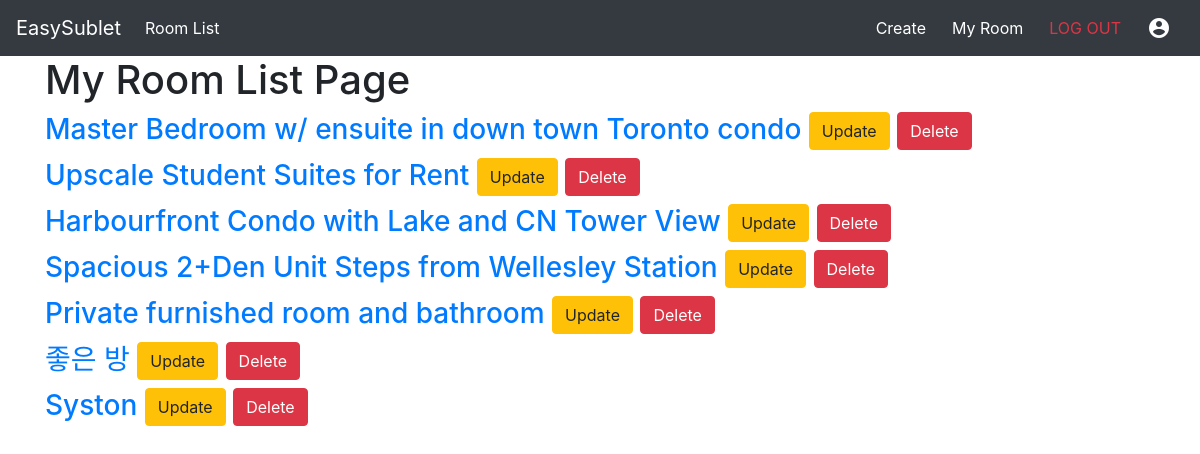
/room/myroom (signed in), run on an earlier commit of the app's database.
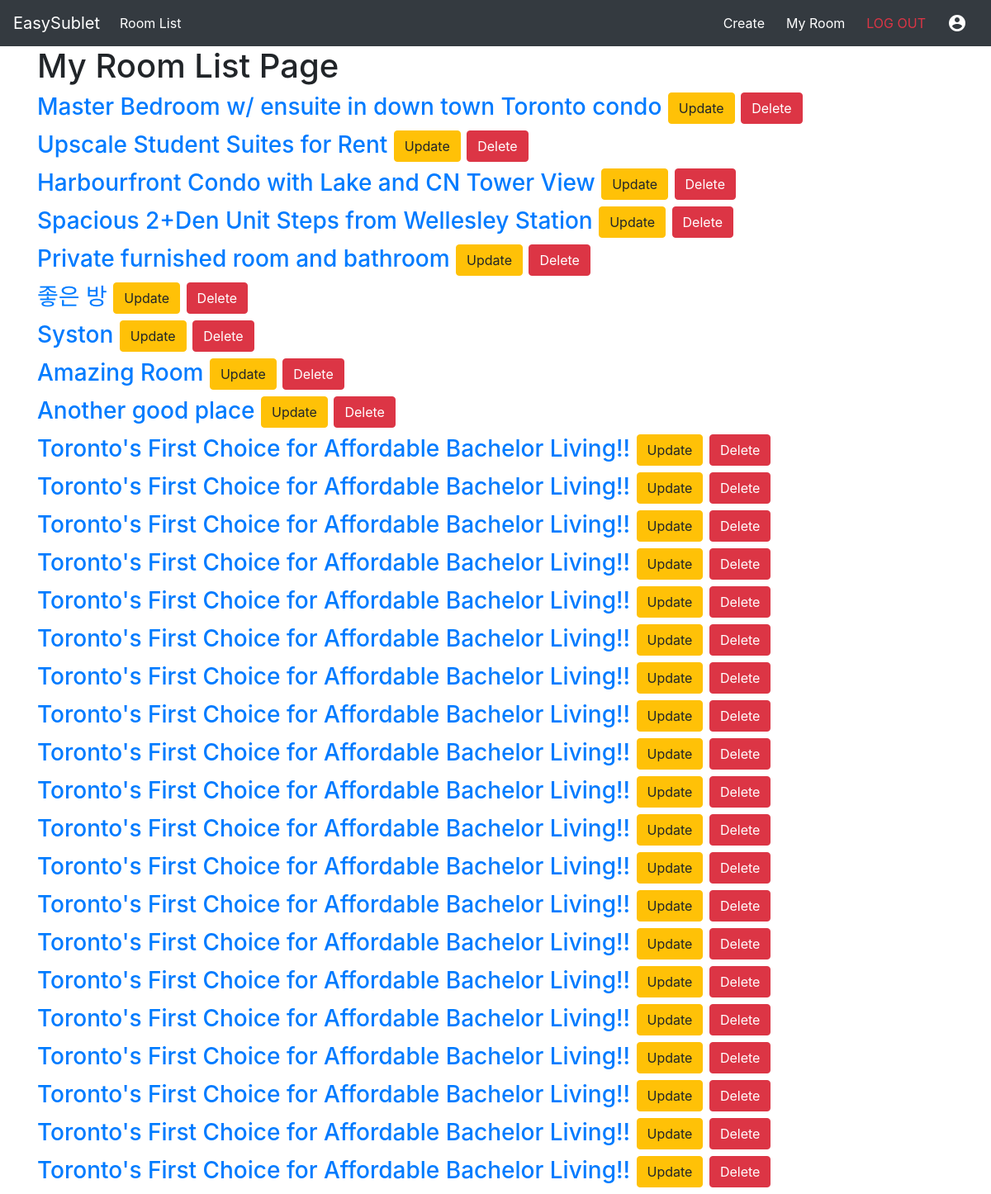
And on a later commit of the database.
### RoomRental/models.py (models this page shows, shortened)
class Room(models.Model):
    user = models.ForeignKey(User, default=1, on_delete=models.SET_NULL, null=True)
    id = models.fields.BigAutoField(primary_key=True)
    title = models.fields.CharField(max_length=100, blank=False, null=False)
    address = models.fields.CharField(max_length=255, blank=False, null=False)
    latitude = models.fields.FloatField(null=True, blank=True)
    longitude = models.fields.FloatField(null=True, blank=True)
    description = models.fields.TextField(null=True, blank=True)
    price = models.fields.FloatField(null=True, blank=True)
    is_parking = models.fields.BooleanField(default=False)
    is_pet = models.fields.BooleanField(default=False)
    is_smoking = models.fields.BooleanField(default=False)
    has_hydro = models.fields.BooleanField(default=False)
    has_aircondition = models.fields.BooleanField(default=False)
    has_water = models.fields.BooleanField(default=False)
    has_heat = models.fields.BooleanField(default=False)
    has_wifi = models.fields.BooleanField(default=False)
    has_tv = models.fields.BooleanField(default=False)
    has_laundry = models.fields.BooleanField(default=False)
    has_fridge = models.fields.BooleanField(default=False)
    has_dishwasher = models.fields.BooleanField(default=False)
    has_dryer = models.fields.BooleanField(default=False)
    has_microwave = models.fields.BooleanField(default=False)
    movein_date = models.fields.DateTimeField(null=True, blank=True)
    created_on = models.fields.DateTimeField(auto_now=True)

### RoomRental/views.py (the view)
# urls.py: path('room/myroom', my_room_list_view, name='my_room_list_view'),
@login_required
def my_room_list_view(request, *args, **kwargs):
    rooms = Room.objects.filter(user=request.user)
    context = {'rooms':rooms}
    return render(request,'MyRoom_Page.html',context,status=200)

### RoomRental/templates/MyRoom_Page.html (shortened to what this page needs)
{% extends 'base.html' %}
{% block content %}
<h1>My Room List Page</h1>
{% for room in rooms %}
<h3>
    <a href="{% url 'room_detail_view' room.id %}">{{ room.title }}</a>
    <a href="{% url 'room_update_view' room.id %}" class="btn btn-warning">Update</a>
    <a href="{% url 'room_delete_view' room.id %}" class="btn btn-danger">Delete</a>
</h3>
{% endfor %}
{% endblock content %}

What changed in the data, as far as the page shows it:
added Room: title "Amazing Room"
added Room: title "Another good place"
added Room: title "Toronto's First Choice for Affordable Bachelor Living!!"
added Room: title "Toronto's First Choice for Affordable Bachelor Living!!"
added Room: title "Toronto's First Choice for Affordable Bachelor Living!!"
added Room: title "Toronto's First Choice for Affordable Bachelor Living!!"
added Room: title "Toronto's First Choice for Affordable Bachelor Living!!"
added Room: title "Toronto's First Choice for Affordable Bachelor Living!!"
added Room: title "Toronto's First Choice for Affordable Bachelor Living!!"
added Room: title "Toronto's First Choice for Affordable Bachelor Living!!"
added Room: title "Toronto's First Choice for Affordable Bachelor Living!!"
added Room: title "Toronto's First Choice for Affordable Bachelor Living!!"
added Room: title "Toronto's First Choice for Affordable Bachelor Living!!"
added Room: title "Toronto's First Choice for Affordable Bachelor Living!!"
added Room: title "Toronto's First Choice for Affordable Bachelor Living!!"
added Room: title "Toronto's First Choice for Affordable Bachelor Living!!"
added Room: title "Toronto's First Choice for Affordable Bachelor Living!!"
added Room: title "Toronto's First Choice for Affordable Bachelor Living!!"
added Room: title "Toronto's First Choice for Affordable Bachelor Living!!"
added Room: title "Toronto's First Choice for Affordable Bachelor Living!!"
added Room: title "Toronto's First Choice for Affordable Bachelor Living!!"
added Room: title "Toronto's First Choice for Affordable Bachelor Living!!"
